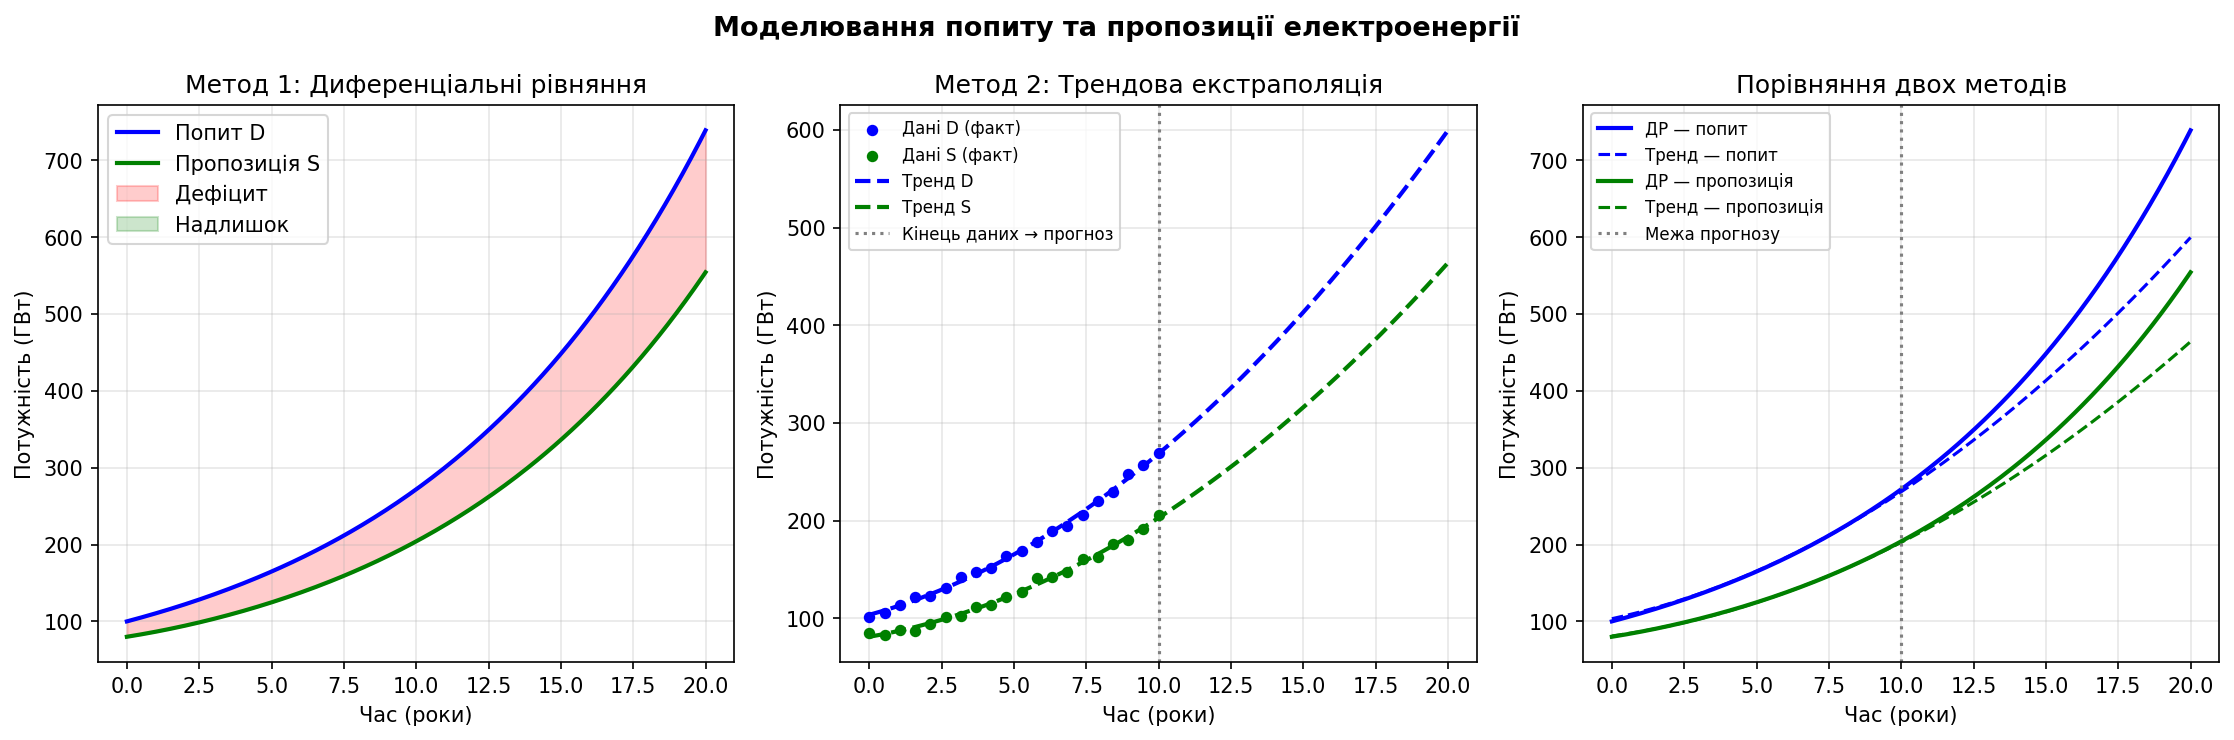

Here is the Python script that generated this plot:
"""
Практична робота №4
Моделювання попиту та пропозиції електроенергії

Два методи:
  1. Диференціальні рівняння (ДР)
  2. Трендова екстраполяція (поліном)
"""

import numpy as np
from scipy.integrate import odeint
import matplotlib.pyplot as plt

# ──────────────────────────────────────────
# МЕТОД 1: Диференціальні рівняння
# ──────────────────────────────────────────
#
# Ідея проста:
#   - Попит D зростає з часом (люди купують більше приладів)
#   - Пропозиція S реагує на попит із запізненням
#   - Якщо D > S — є дефіцит, якщо S > D — надлишок
#
# Система рівнянь:
#   dD/dt = a * D          (попит росте пропорційно собі — як депозит)
#   dS/dt = b * (D - S)    (пропозиція "наздоганяє" попит)

a = 0.1   # швидкість зростання попиту (10% на рік)
b = 0.3   # швидкість реакції пропозиції

def model(state, t):
    D, S = state
    dD_dt = a * D            # попит зростає
    dS_dt = b * (D - S)      # пропозиція тягнеться за попитом
    return [dD_dt, dS_dt]

# Початкові умови
D0, S0 = 100, 80   # попит = 100 ГВт, пропозиція = 80 ГВт (є дефіцит)

t = np.linspace(0, 20, 200)   # 20 років

# Розв'язуємо систему ДР
solution = odeint(model, [D0, S0], t)
D_ode = solution[:, 0]
S_ode = solution[:, 1]


# ──────────────────────────────────────────
# МЕТОД 2: Трендова екстраполяція
# ──────────────────────────────────────────
#
# Беремо "реальні" дані за перші 10 років,
# підбираємо поліном і продовжуємо лінію вперед.

# "Реальні" дані (перші 10 років) = беремо з ДР + додаємо випадковий шум
np.random.seed(42)
t_data = np.linspace(0, 10, 20)                        # 20 точок спостережень
idx    = np.searchsorted(t, t_data)                    # індекси відповідних моментів
D_data = D_ode[idx] + np.random.normal(0, 3, 20)       # попит зі шумом
S_data = S_ode[idx] + np.random.normal(0, 3, 20)       # пропозиція зі шумом

# Апроксимуємо поліномом 2-го степеня (парабола)
poly_D = np.polyfit(t_data, D_data, deg=2)
poly_S = np.polyfit(t_data, S_data, deg=2)

# Екстраполяція на всі 20 років
D_trend = np.polyval(poly_D, t)
S_trend = np.polyval(poly_S, t)


# ──────────────────────────────────────────
# ПОБУДОВА ГРАФІКІВ
# ──────────────────────────────────────────

fig, axes = plt.subplots(1, 3, figsize=(15, 5))
fig.suptitle("Моделювання попиту та пропозиції електроенергії", fontsize=13, fontweight='bold')

# --- Графік 1: Метод ДР ---
ax = axes[0]
ax.plot(t, D_ode, 'b-',  lw=2, label='Попит D')
ax.plot(t, S_ode, 'g-',  lw=2, label='Пропозиція S')
ax.fill_between(t, D_ode, S_ode,
                where=(D_ode > S_ode), alpha=0.2, color='red',   label='Дефіцит')
ax.fill_between(t, D_ode, S_ode,
                where=(S_ode > D_ode), alpha=0.2, color='green', label='Надлишок')
ax.set_title('Метод 1: Диференціальні рівняння')
ax.set_xlabel('Час (роки)')
ax.set_ylabel('Потужність (ГВт)')
ax.legend()
ax.grid(alpha=0.3)

# --- Графік 2: Трендова екстраполяція ---
ax = axes[1]
ax.scatter(t_data, D_data, color='blue',  s=20, zorder=5, label='Дані D (факт)')
ax.scatter(t_data, S_data, color='green', s=20, zorder=5, label='Дані S (факт)')
ax.plot(t, D_trend, 'b--', lw=2, label='Тренд D')
ax.plot(t, S_trend, 'g--', lw=2, label='Тренд S')
ax.axvline(10, color='gray', ls=':', lw=1.5, label='Кінець даних → прогноз')
ax.set_title('Метод 2: Трендова екстраполяція')
ax.set_xlabel('Час (роки)')
ax.set_ylabel('Потужність (ГВт)')
ax.legend(fontsize=8)
ax.grid(alpha=0.3)

# --- Графік 3: Порівняння методів ---
ax = axes[2]
ax.plot(t, D_ode,   'b-',  lw=2,   label='ДР — попит')
ax.plot(t, D_trend, 'b--', lw=1.5, label='Тренд — попит')
ax.plot(t, S_ode,   'g-',  lw=2,   label='ДР — пропозиція')
ax.plot(t, S_trend, 'g--', lw=1.5, label='Тренд — пропозиція')
ax.axvline(10, color='gray', ls=':', lw=1.5, label='Межа прогнозу')
ax.set_title('Порівняння двох методів')
ax.set_xlabel('Час (роки)')
ax.set_ylabel('Потужність (ГВт)')
ax.legend(fontsize=8)
ax.grid(alpha=0.3)

plt.tight_layout()
plt.show()


# ──────────────────────────────────────────
# ВИСНОВКИ (роздрукуються в консоль)
# ──────────────────────────────────────────

print("\n========= РЕЗУЛЬТАТИ =========")
print(f"Початковий попит:       {D0} ГВт")
print(f"Початкова пропозиція:   {S0} ГВт  (дефіцит {D0-S0} ГВт)")
print(f"\nЧерез 20 років (ДР):")
print(f"  Попит:       {D_ode[-1]:.1f} ГВт")
print(f"  Пропозиція:  {S_ode[-1]:.1f} ГВт")
print(f"  Дисбаланс:   {D_ode[-1]-S_ode[-1]:.1f} ГВт")

# Коли пропозиція наздоганяє попит?
cross_idx = np.where(S_ode >= D_ode)[0]
if len(cross_idx) > 0:
    print(f"\n  Пропозиція наздоганяє попит через ~{t[cross_idx[0]]:.1f} років")

print("\n========= ВИСНОВОК ===========")
print("ДР: враховує зворотній зв'язок між попитом і пропозицією.")
print("Тренд: простий, але не реагує на зміну умов ринку.")
print("Після межі прогнозу (10 р.) методи дають різні результати.")
